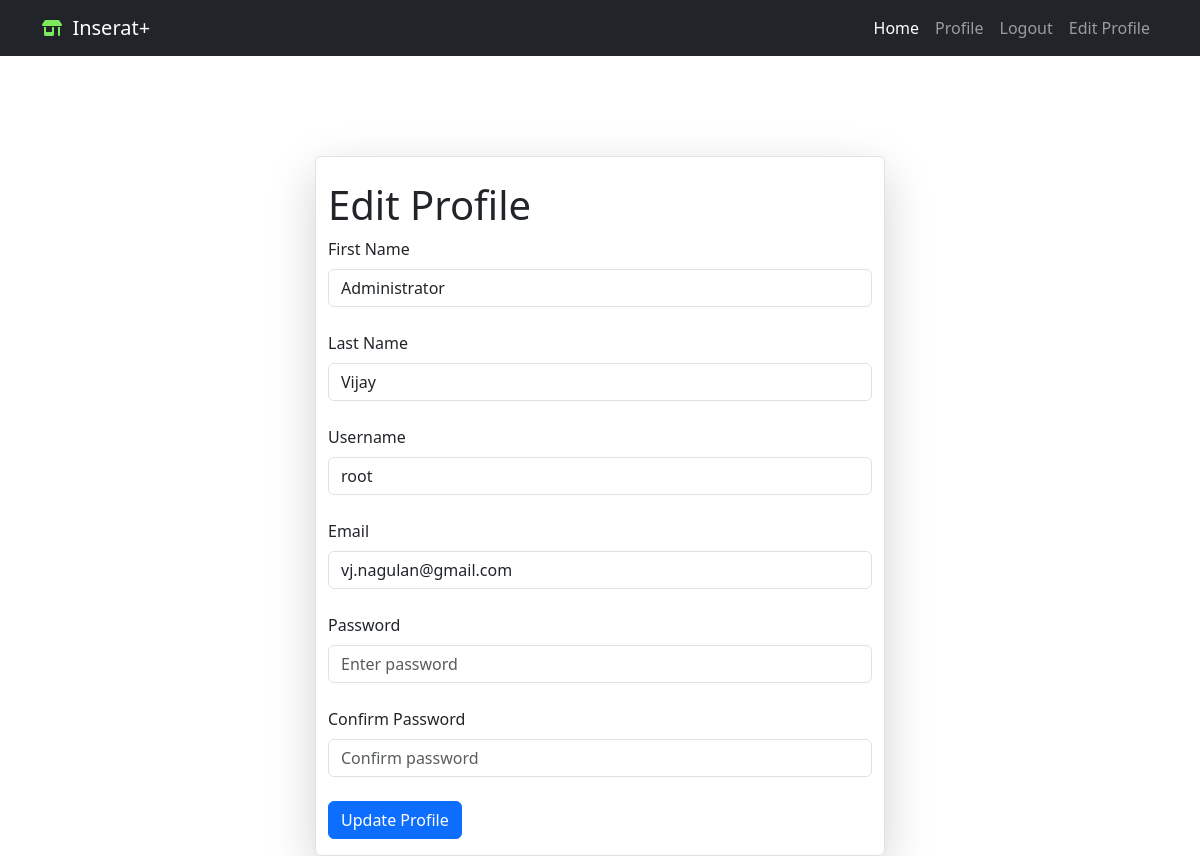
Screenshot of /edit_profile (signed in) with the database file from the repository.
### app/models/login.py (models this page shows, shortened)
class User(db.Model, UserMixin):
    id = db.Column(db.Integer, primary_key=True)
    first_name = db.Column(db.String(50), nullable=False)
    last_name = db.Column(db.String(50), nullable=False)
    username = db.Column(db.String(20), unique=True, nullable=False)
    email = db.Column(db.String(120), unique=True, nullable=False)
    password_hash = db.Column(db.String(128), nullable=False)
    user_adedd = db.Column(db.DateTime, default=datetime.utcnow)
    last_seen = db.Column(db.DateTime, default=datetime.utcnow)
    is_admin = db.Column(db.Boolean, default=False)
    is_blocked = db.Column(db.Boolean, default=False)  # registered users can be blocked from logging in

### app/routes.py (the view)
@app.route('/edit_profile', methods=['GET', 'POST'])
@login_required
def edit_profile():
    form = ProfileEditForm(current_user.username)
    if form.validate_on_submit():
        current_user.first_name = form.first_name.data
        current_user.last_name = form.last_name.data
        current_user.username = form.username.data
        current_user.email = form.email.data
        current_user.set_password(form.password.data)
        db.session.commit()
        flash('Your profile has been updated!', 'success')
        return redirect(url_for('user', username=current_user.username))
    elif request.method == 'GET':
        form.first_name.data = current_user.first_name
        form.last_name.data = current_user.last_name
        form.username.data = current_user.username
        form.email.data = current_user.email
    return render_template('edit_profile.html', title='Edit Profile', form=form)

### app/forms/profileedit.py (shortened to what this page needs)
class ProfileEditForm(FlaskForm):
    first_name = StringField('First Name', validators=[DataRequired()])
    last_name = StringField('Last Name', validators=[DataRequired()])
    username = StringField('Username', validators=[DataRequired()])
    email = StringField('Email', validators=[DataRequired(), Email()])
    password = PasswordField('Password', validators=[DataRequired()])
    confirm_password = PasswordField('Confirm Password', validators=[DataRequired(), EqualTo('password')])
    submit = SubmitField('Update Profile')
    def __init__(self, original_username, *args, **kwargs):
        super(ProfileEditForm, self).__init__(*args, **kwargs)
        self.original_username = original_username

### app/models/controlpanel.py (called while the page is built)
@app.context_processor
def security_context_processor():
    return dict(
        admin_base_template=admin.base_template,
        admin_view=admin.index_view,
        h=admin_helpers,
        get_url=url_for
    )

### app/models/login.py (called while the page is built)
@login.user_loader
def load_user(id):
    return User.query.get(int(id))

### app/routes.py (called while the page is built)
@app.before_request
def before_request():
    if current_user.is_authenticated:
        current_user.last_seen = datetime.utcnow()
        db.session.commit()

### app/templates/edit_profile.html (shortened to what this page needs)
{% extends "base.html" %}
{% block content %}
<div class="container custom-container">
  <div class="row justify-content-center">
    <div class="col-md-6 border rounded shadow-lg">
<h1>Edit Profile</h1>
    <form method="POST" action="{{ url_for('edit_profile') }}">
      <div class="form-group">
        {{ form.first_name.label(class="form-label") }}
        {{ form.first_name(class_="form-control", placeholder="Enter first name") }}
      </div>
      <br>
      <div class="form-group">
        {{ form.last_name.label(class="form-label") }}
        {{ form.last_name(class_="form-control", placeholder="Enter last name") }}
      </div>
      <br>
      <div class="form-group">
        {{ form.username.label(class="form-label") }}
        {{ form.username(class_="form-control", placeholder="Enter username", **{'oninput': "this.value = this.value.toLowerCase();"}) }}
      </div>
      <br>
      <div class="form-group">
        {{ form.email.label(class="form-label") }}
        {{ form.email(class_="form-control", placeholder="Enter email") }}
      </div>
      <br>
      <div class="form-group">
        {{ form.password.label(class="form-label") }}
        {{ form.password(class_="form-control", placeholder="Enter password") }}
      </div>
      <br>
      <div class="form-group">
        {{ form.confirm_password.label(class="form-label") }}
        {{ form.confirm_password(class_="form-control", placeholder="Confirm password") }}
      </div>
      <br>
      <button type="submit" class="btn btn-primary">Update Profile</button>
    </form>
    </div>
  </div>
</div>
{% endblock %}

### app/templates/edit_profile.html (style rules this page uses)
.custom-container { margin-top: 50px; }

### rows the page displays
User: first_name "Administrator", last_name "Vijay", username "root", email "vj.nagulan@gmail.com"
